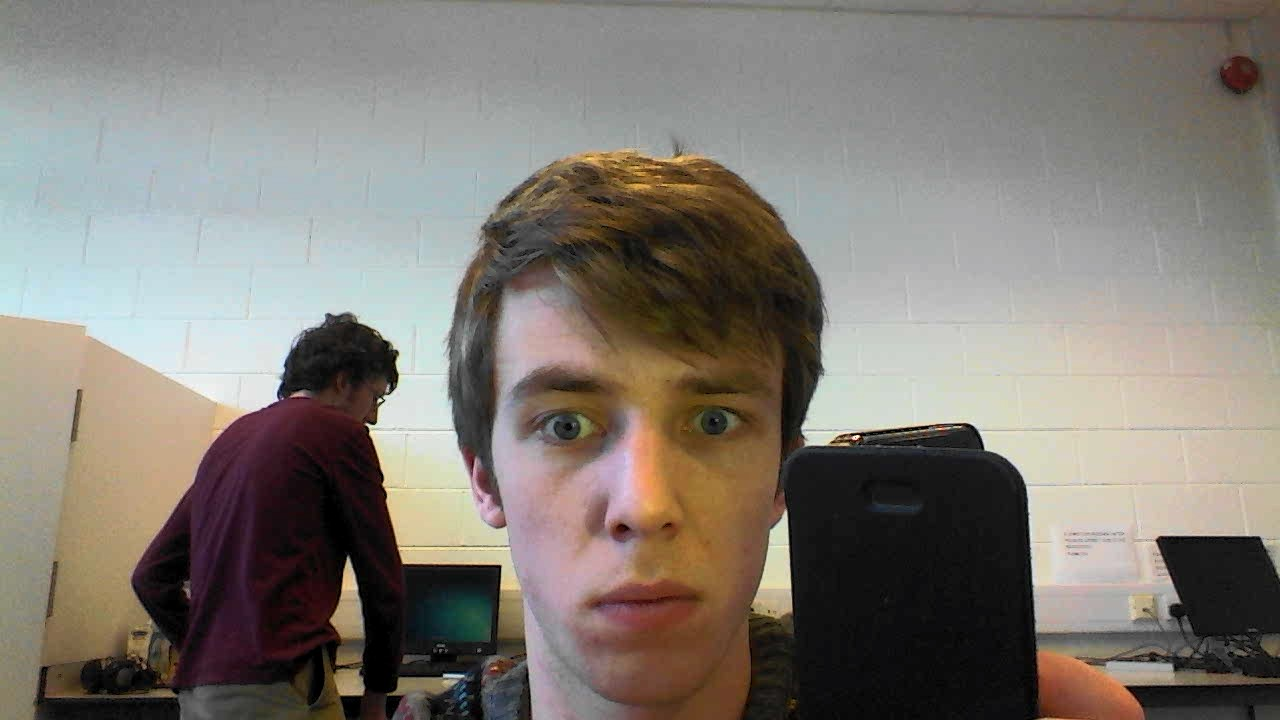
%> input picture open1.jpg, 1280 x 720 px
$ octave counting_coins.m   (GNU Octave 9; MATLAB toolbox functions it lacks are replaced by stand-ins)
%> lines starting %> are read from the running program, lines starting %| are printed output that depends on the picture
I = imread('open1.jpg');
%> I is the input picture: size 720x1280x3 uint8; mean R, G, B 129.1, 123.1, 115.7
I = rgb2gray(I);
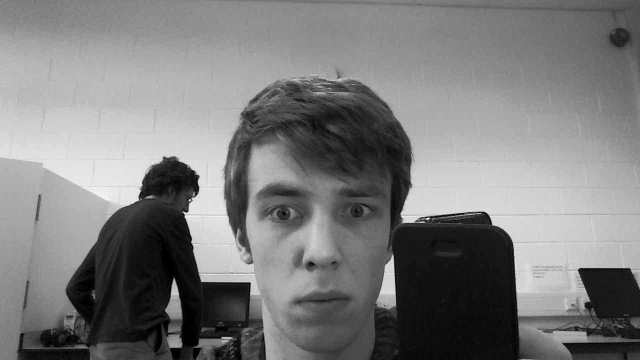
%> I: size 720x1280 uint8 (shown at 1/2 size); min 0, max 252, mean 124
%I = imbinarize(I);
imshow(I)

BW1 = edge(I,'Canny');
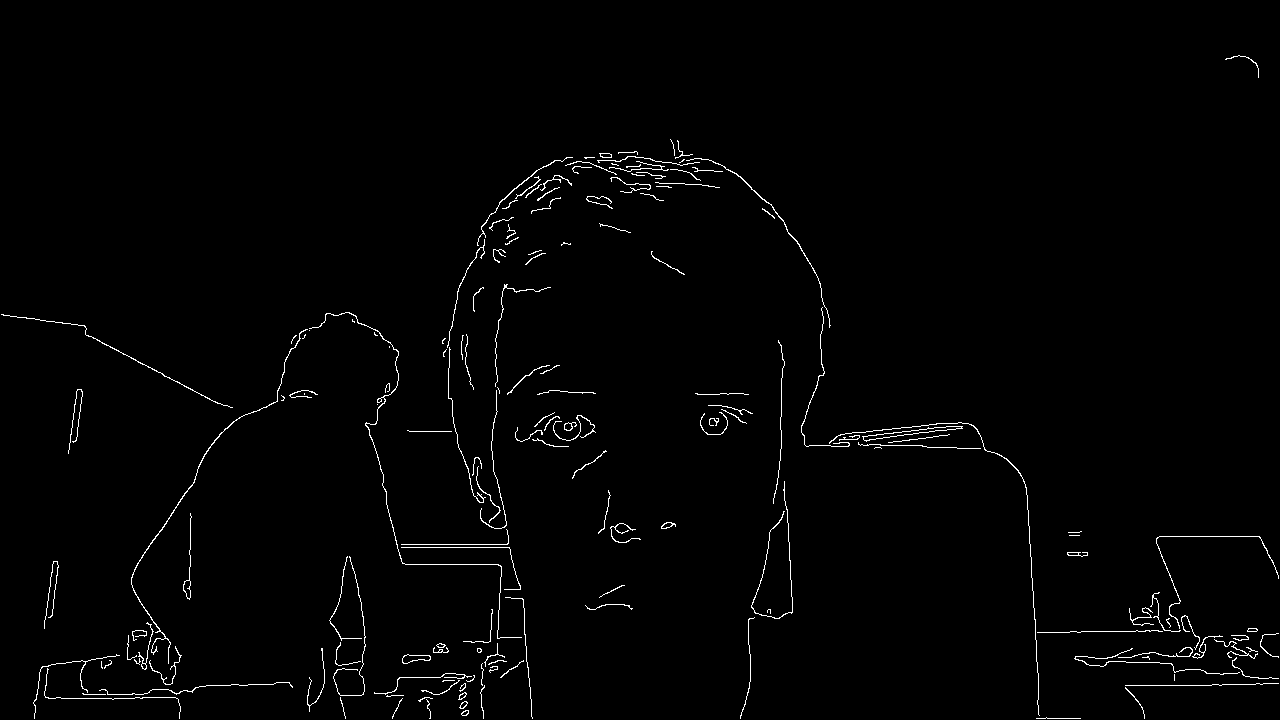
%> BW1: size 720x1280 logical; 1.3% white in thin lines or dots

BW2 = edge(I,'Prewitt');
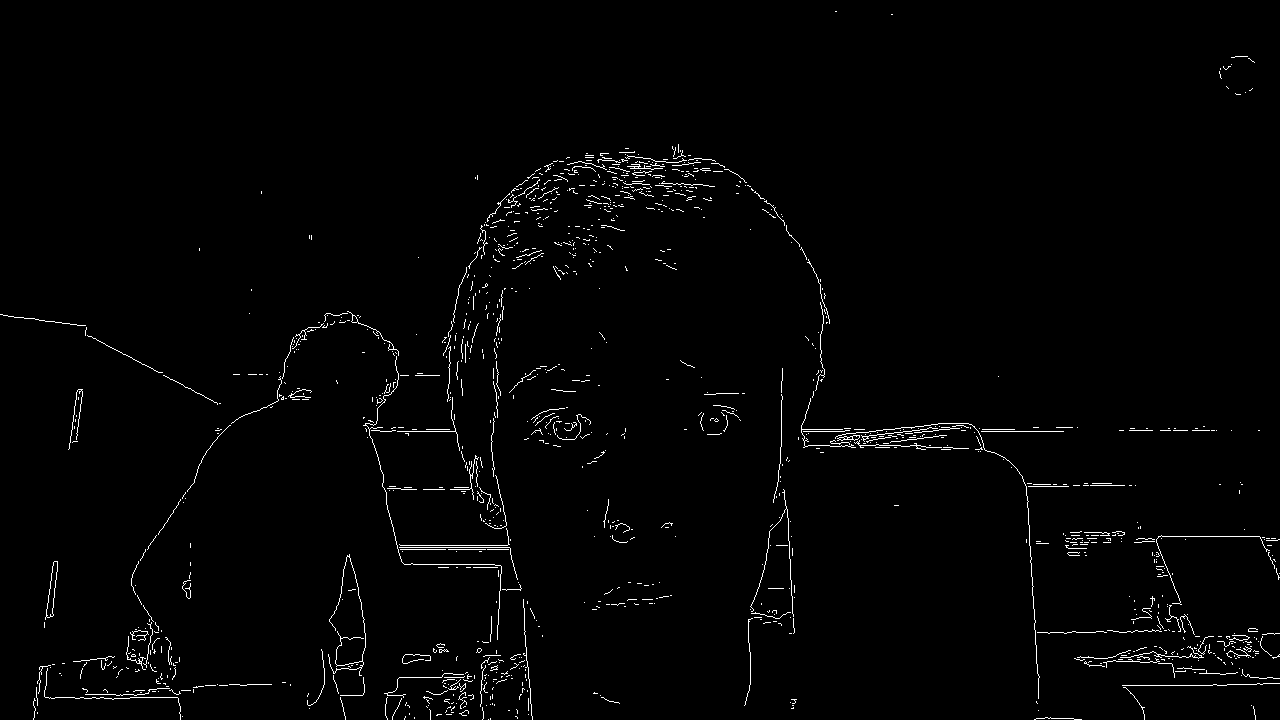
%> BW2: size 720x1280 logical; 1.5% white in thin lines or dots

imshowpair(I,BW2,'montage')
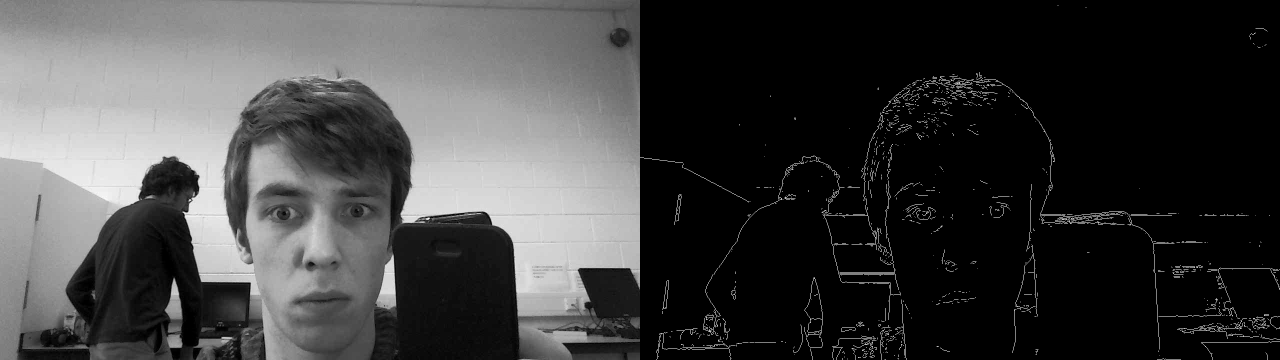
%> displayed picture: size 720x2560, on the screen's scale of 0 to 255 (shown at 1/2 size); min 0, max 255, mean 64.7

$ run again, with open3.jpg copied over open1.jpg
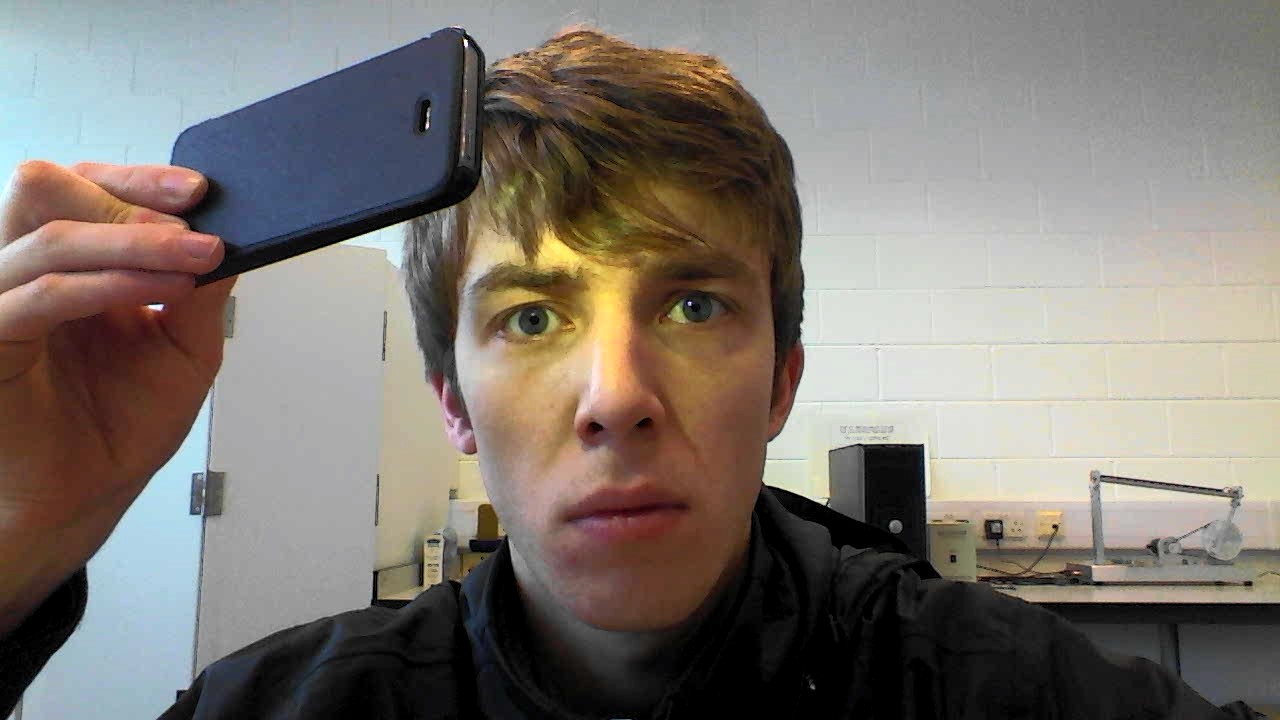
%> input picture open3.jpg, 1280 x 720 px
%> I is the input picture: size 720x1280x3 uint8; mean R, G, B 127.1, 120.2, 113.8
%> I: size 720x1280 uint8
%> `BW1 = edge(I,'Canny');`:
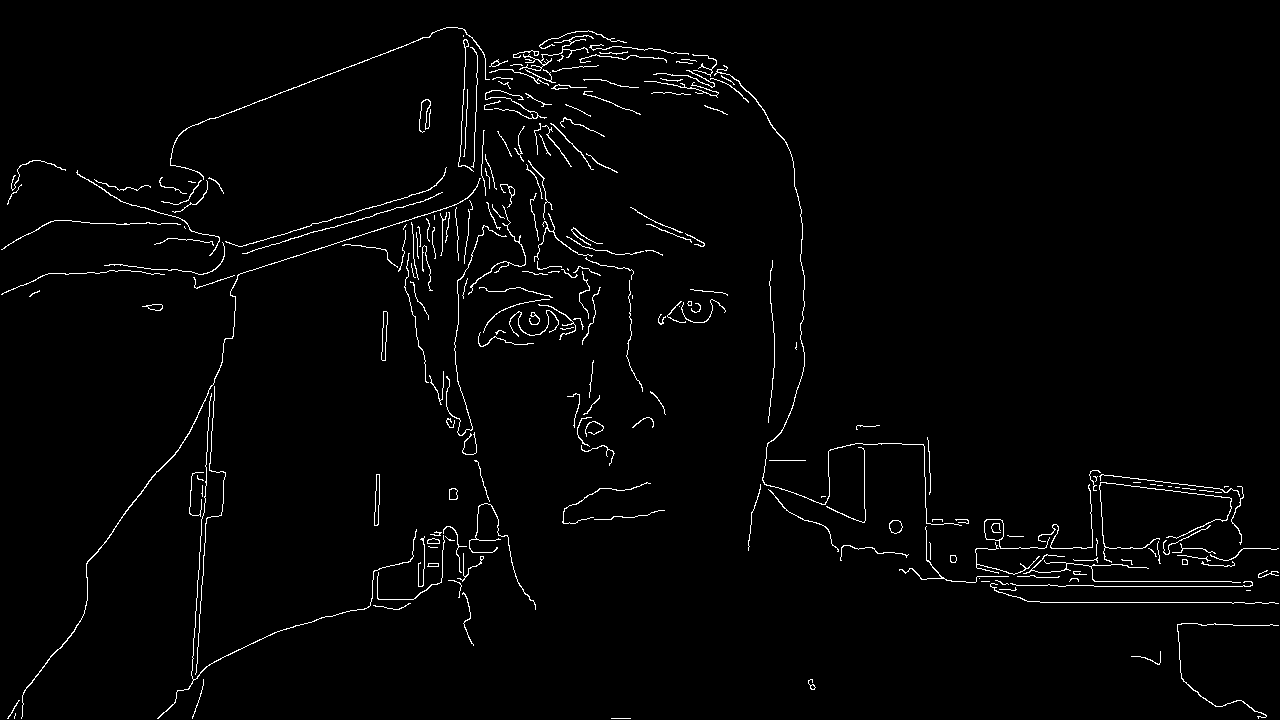
%> BW1: size 720x1280 logical; 2% white in thin lines or dots
%> BW2: size 720x1280 logical; 1.8% white in thin lines or dots
%> `imshowpair(I,BW2,'montage')`:
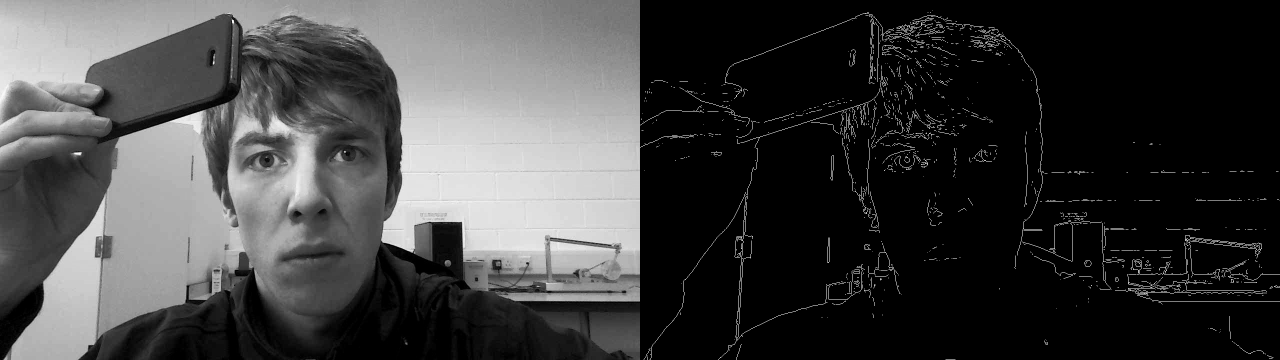
%> displayed picture: size 720x2560, on the screen's scale of 0 to 255 (shown at 1/2 size); min 0, max 255, mean 63.4

$ run again, with open4.jpg copied over open1.jpg
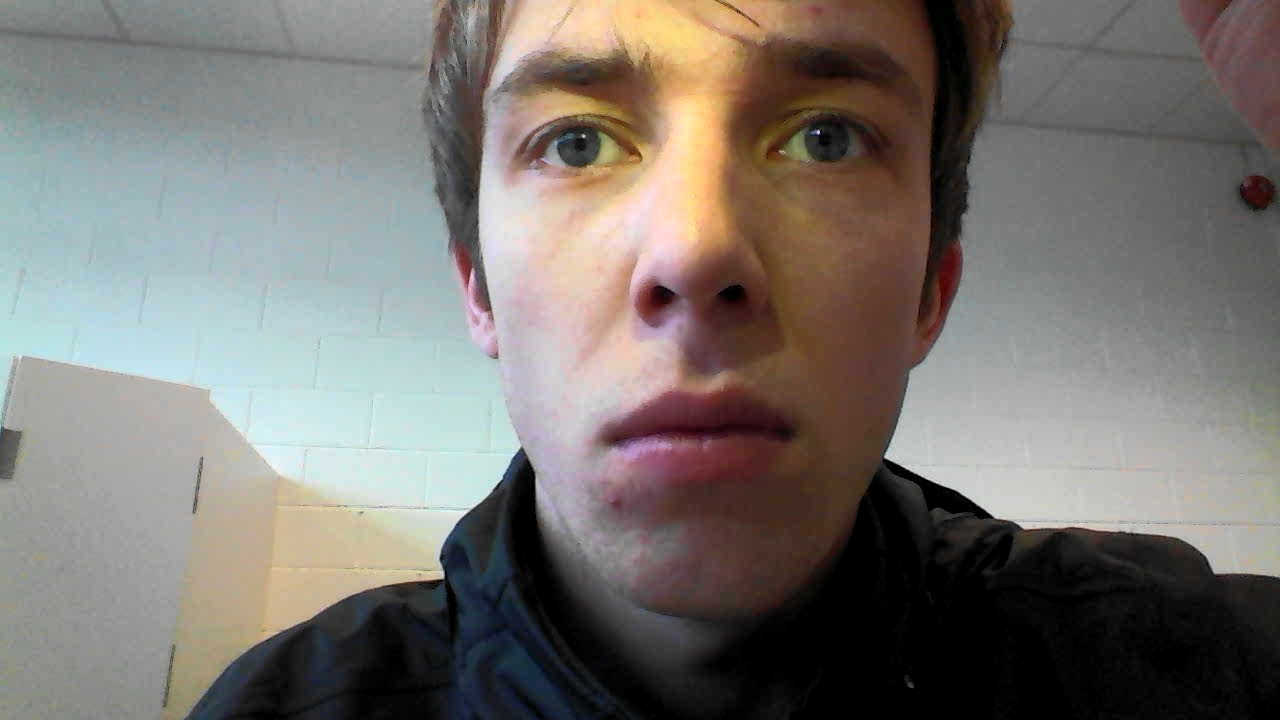
%> input picture open4.jpg, 1280 x 720 px
%> I is the input picture: size 720x1280x3 uint8; mean R, G, B 122, 117.1, 112.5
%> I: size 720x1280 uint8
%> `BW1 = edge(I,'Canny');`:
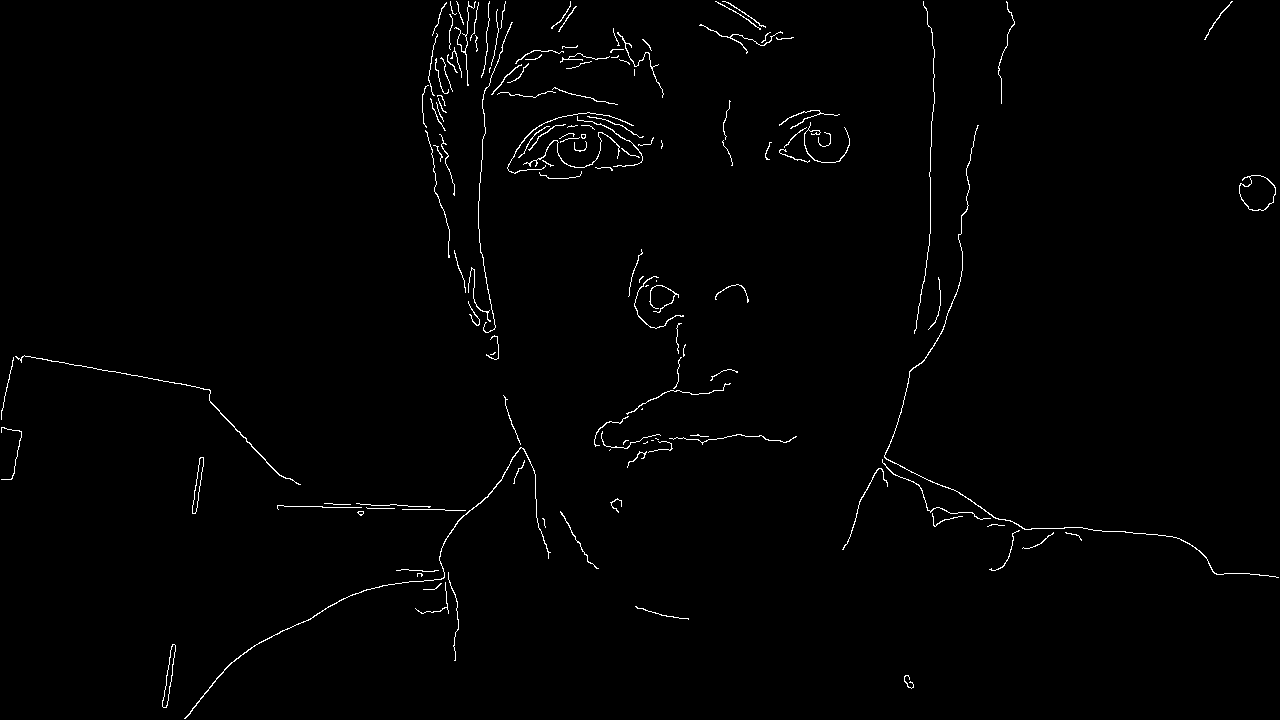
%> BW1: size 720x1280 logical; 1.1% white in thin lines or dots
%> BW2: size 720x1280 logical; 1.2% white in thin lines or dots
%> `imshowpair(I,BW2,'montage')`:
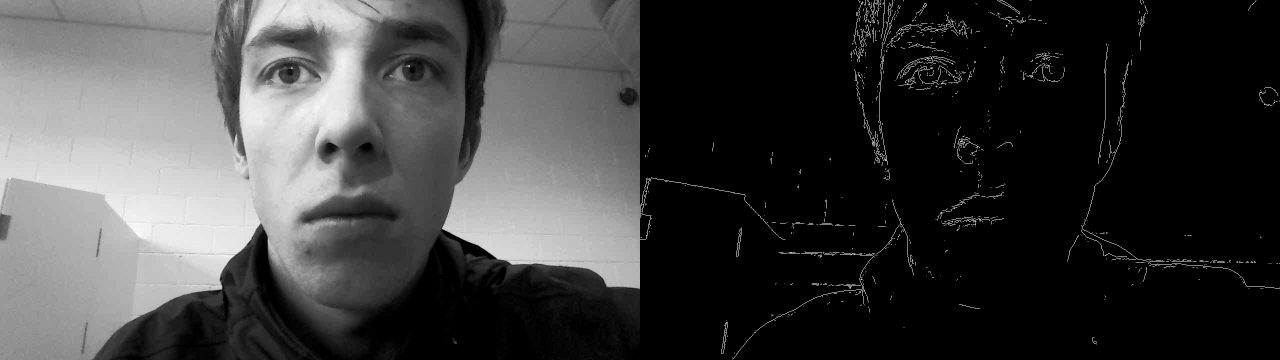
%> displayed picture: size 720x2560, on the screen's scale of 0 to 255 (shown at 1/2 size); min 0, max 255, mean 62.4
